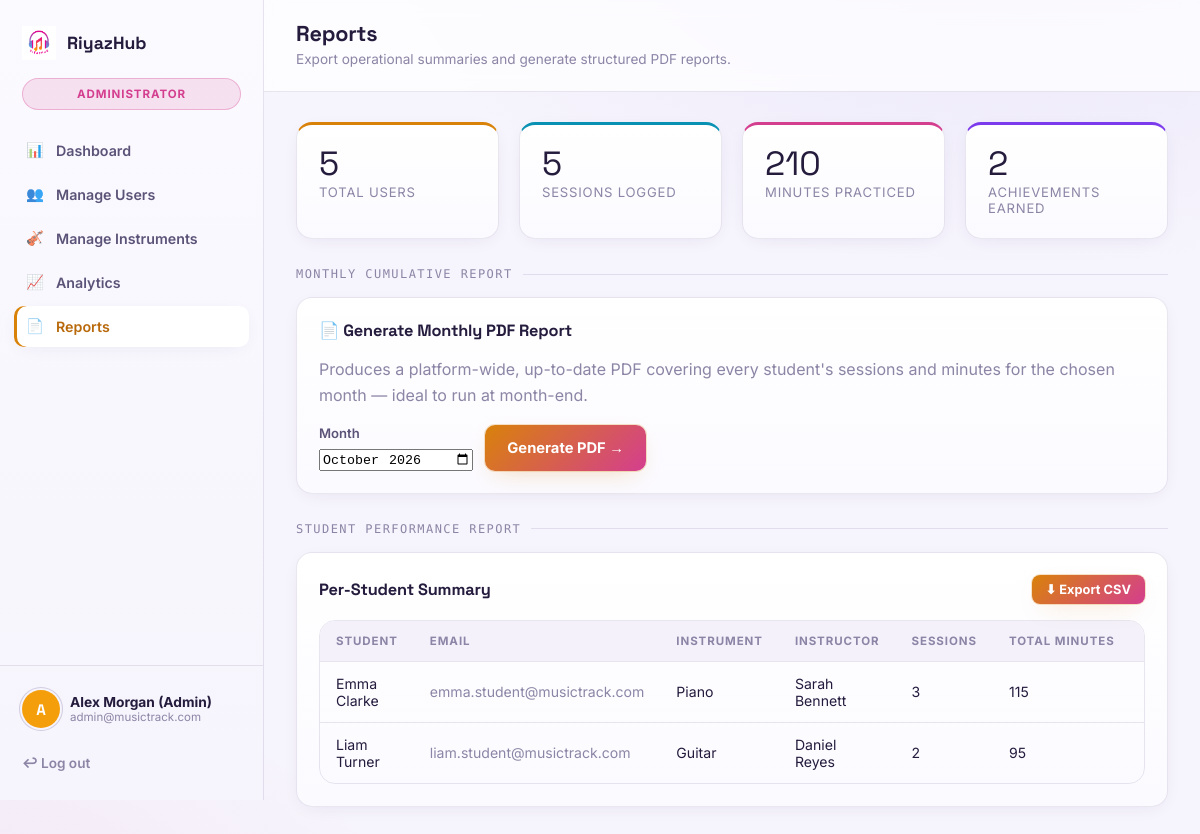
Screenshot of /admin/reports.php (signed in) with the database file from the repository.
### tables this page shows
CREATE TABLE users (
  id INT AUTO_INCREMENT PRIMARY KEY,
  full_name VARCHAR(120) NOT NULL,
  email VARCHAR(150) NOT NULL UNIQUE,
  password VARCHAR(255) NOT NULL,
  role ENUM('admin','instructor','student') NOT NULL DEFAULT 'student',
  instrument_id INT DEFAULT NULL,
  instructor_id INT DEFAULT NULL,           
  status ENUM('active','inactive') NOT NULL DEFAULT 'active',
  avatar_color VARCHAR(20) DEFAULT '#7c3aed',
  created_at TIMESTAMP DEFAULT CURRENT_TIMESTAMP,
  CONSTRAINT fk_users_instrument FOREIGN KEY (instrument_id) REFERENCES instruments(id) ON DELETE SET NULL,
  CONSTRAINT fk_users_instructor FOREIGN KEY (instructor_id) REFERENCES users(id) ON DELETE SET NULL
);

CREATE TABLE instruments (
  id INT AUTO_INCREMENT PRIMARY KEY,
  name VARCHAR(100) NOT NULL,
  description VARCHAR(255) DEFAULT NULL,
  icon VARCHAR(10) DEFAULT '🎵',
  created_at TIMESTAMP DEFAULT CURRENT_TIMESTAMP
);

### includes/auth.php (called while the page is built, shortened)
<?php
function isLoggedIn() {
    return isset($_SESSION['user_id']);
}
function currentUser() {
    return [
        'id'          => $_SESSION['user_id'],
        'full_name'   => $_SESSION['full_name'],
        'email'       => $_SESSION['email'],
        'role'        => $_SESSION['role'],
        'avatar_color'=> $_SESSION['avatar_color'] ?? '#7c3aed',
    ];
}
function basePath() {
    return '..';
}
function h($str) {
    return htmlspecialchars((string) $str, ENT_QUOTES, 'UTF-8');
}

### admin/reports.php (the view, shortened to what this page needs)
<?php
require_once __DIR__ . '/../includes/auth.php';
$db = getDB();
$summary = [
    'users'        => (int) $db->query('SELECT COUNT(*) c FROM users')->fetch()['c'],
    'students'     => (int) $db->query("SELECT COUNT(*) c FROM users WHERE role='student'")->fetch()['c'],
    'instructors'  => (int) $db->query("SELECT COUNT(*) c FROM users WHERE role='instructor'")->fetch()['c'],
    'sessions'     => (int) $db->query('SELECT COUNT(*) c FROM practice_sessions')->fetch()['c'],
    'minutes'      => (int) $db->query('SELECT COALESCE(SUM(duration_minutes),0) m FROM practice_sessions')->fetch()['m'],
    'goals_done'   => (int) $db->query("SELECT COUNT(*) c FROM goals WHERE status='completed'")->fetch()['c'],
    'achievements' => (int) $db->query('SELECT COUNT(*) c FROM achievements')->fetch()['c'],
    'assignments'  => (int) $db->query('SELECT COUNT(*) c FROM assignments')->fetch()['c'],
];
$studentReport = $db->query('SELECT u.id, u.full_name, u.email, i.name AS instrument, ins.full_name AS instructor,
                              COUNT(ps.id) sessions, COALESCE(SUM(ps.duration_minutes),0) minutes,
                              (SELECT current_streak FROM streaks WHERE student_id = u.id) AS streak
                              FROM users u
                              LEFT JOIN instruments i ON i.id = u.instrument_id
                              LEFT JOIN users ins ON ins.id = u.instructor_id
                              LEFT JOIN practice_sessions ps ON ps.student_id = u.id
                              WHERE u.role = "student"
                              GROUP BY u.id ORDER BY minutes DESC')->fetchAll();
$pageTitle = 'Reports';
$pageSubtitle = 'Export operational summaries and generate structured PDF reports.';
$activeNav = 'reports';
require __DIR__ . '/../includes/sidebar.php';
?>
<div class="grid grid-4">
  <div class="card stat-card"><div class="stat-value"><?= $summary['users'] ?></div><div class="stat-label">Total Users</div></div>
  <div class="card stat-card accent-cyan"><div class="stat-value"><?= $summary['sessions'] ?></div><div class="stat-label">Sessions Logged</div></div>
  <div class="card stat-card accent-magenta"><div class="stat-value"><?= $summary['minutes'] ?></div><div class="stat-label">Minutes Practiced</div></div>
  <div class="card stat-card accent-violet"><div class="stat-value"><?= $summary['achievements'] ?></div><div class="stat-label">Achievements Earned</div></div>
</div>
<div class="eq-divider">Monthly Cumulative Report</div>
<div class="card">
  <div class="card-header"><h3>📄 Generate Monthly PDF Report</h3></div>
  <p class="text-faint" style="margin-bottom:16px;">Produces a platform-wide, up-to-date PDF covering every student's sessions and minutes for the chosen month — ideal to run at month-end.</p>
  <form action="generate_monthly_report.php" method="GET" target="_blank" class="flex gap-12 items-end" style="flex-wrap:wrap;">
    <div class="field mb-0">
      <label for="month">Month</label>
      <input type="month" id="month" name="month" value="<?= date('Y-m') ?>" required>
    </div>
    <button type="submit" class="btn btn-primary">Generate PDF →</button>
  </form>
</div>
<div class="eq-divider">Student Performance Report</div>
<div class="card">
  <div class="card-header">
    <h3>Per-Student Summary</h3>
    <a class="btn btn-primary btn-sm" href="reports_export.php">⬇ Export CSV</a>
  </div>
  <div class="table-wrap">
    <table>
      <thead><tr><th>Student</th><th>Email</th><th>Instrument</th><th>Instructor</th><th>Sessions</th><th>Total Minutes</th><th>Streak</th><th></th></tr></thead>
      <tbody>
        <?php foreach ($studentReport as $r): ?>
          <tr>
            <td><?= h($r['full_name']) ?></td>
            <td class="text-faint"><?= h($r['email']) ?></td>
            <td><?= h($r['instrument'] ?? '—') ?></td>
            <td><?= h($r['instructor'] ?? '—') ?></td>
            <td><?= (int)$r['sessions'] ?></td>
            <td><?= (int)$r['minutes'] ?></td>
            <td>🔥 <?= (int)($r['streak'] ?? 0) ?></td>
          </tr>
        <?php endforeach; ?>
      </tbody>
    </table>
  </div>
</div>
<?php require __DIR__ . '/../includes/footer.php'; ?>

### includes/sidebar.php (shortened to what this page needs)
<?php
$user = currentUser();
$role = $user['role'];
$navItems = [
    'admin' => [
        ['key' => 'dashboard',   'label' => 'Dashboard',        'href' => 'dashboard.php',           'ico' => '📊'],
        ['key' => 'users',       'label' => 'Manage Users',     'href' => 'manage_users.php',        'ico' => '👥'],
        ['key' => 'instruments', 'label' => 'Manage Instruments','href' => 'manage_instruments.php',  'ico' => '🎻'],
        ['key' => 'analytics',   'label' => 'Analytics',        'href' => 'analytics.php',           'ico' => '📈'],
        ['key' => 'reports',     'label' => 'Reports',          'href' => 'reports.php',             'ico' => '📄'],
    ],
    'instructor' => [
        ['key' => 'dashboard',   'label' => 'Dashboard',        'href' => 'dashboard.php',    'ico' => '📊'],
        ['key' => 'students',    'label' => 'My Students',      'href' => 'students.php',     'ico' => '🎓'],
        ['key' => 'logs',        'label' => 'Practice Logs',    'href' => 'logs.php',         'ico' => '🎼'],
        ['key' => 'leaderboard', 'label' => 'Leaderboard',      'href' => 'leaderboard.php',  'ico' => '🏆'],
        ['key' => 'assignments', 'label' => 'Assignments',      'href' => 'assignments.php',  'ico' => '📝'],
        ['key' => 'feedback',    'label' => 'Feedback Sent',    'href' => 'feedback.php',     'ico' => '💬'],
    ],
    'student' => [
        ['key' => 'dashboard',    'label' => 'Dashboard',        'href' => 'dashboard.php',     'ico' => '📊'],
        ['key' => 'sessions',     'label' => 'Practice Sessions','href' => 'sessions.php',      'ico' => '🎹'],
        ['key' => 'goals',        'label' => 'Goals & Streaks',  'href' => 'goals.php',         'ico' => '🎯'],
        ['key' => 'achievements', 'label' => 'Achievements',     'href' => 'achievements.php',  'ico' => '🏆'],
        ['key' => 'feedback',     'label' => 'Feedback & Tasks', 'href' => 'feedback.php',      'ico' => '💬'],
    ],
];
$roleLabels = ['admin' => 'Administrator', 'instructor' => 'Instructor', 'student' => 'Student'];
?>
<!DOCTYPE html>
<html lang="en">
<head>
    <link rel="stylesheet"
          href="<?= basePath() ?>/assets/css/style.css">
</head>
<body>
<div class="app-shell">
  <aside class="sidebar" id="sidebar">
    <div class="brand">
      <img src="../assets/images/RiyazHubLogo.png" alt="RiyazHub Logo" class="logo-mark">
      <span>RiyazHub</span>
    </div>
    <div class="role-badge role-<?= h($role) ?>"><?= h($roleLabels[$role]) ?></div>
    <nav class="nav-group">
      <?php foreach ($navItems[$role] as $item): ?>
        <a class="nav-link <?= ($activeNav ?? '') === $item['key'] ? 'active' : '' ?>" href="<?= h($item['href']) ?>">
          <span class="nav-ico"><?= $item['ico'] ?></span> <?= h($item['label']) ?>
        </a>
      <?php endforeach; ?>
    </nav>
    <div class="sidebar-footer">
      <div class="user-chip">
        <div class="avatar" style="background: <?= h($user['avatar_color']) ?>"><?= h(strtoupper(substr($user['full_name'],0,1))) ?></div>
        <div>
          <div class="name"><?= h($user['full_name']) ?></div>
          <div class="role"><?= h($user['email']) ?></div>
        </div>
      </div>
      <a class="logout-link" href="<?= basePath() ?>/auth/logout.php">↩ Log out</a>
    </div>
  </aside>
  <div class="main-col">
    <header class="topbar">
      <div class="flex items-center gap-12">
        <div>
          <h1><?= h($pageTitle ?? '') ?></h1>
          <?php if (!empty($pageSubtitle)): ?><p class="subtitle"><?= h($pageSubtitle) ?></p><?php endif; ?>
        </div>
      </div>
      <div class="eq-bars"><span></span><span></span><span></span><span></span><span></span></div>
    </header>
    <main class="content">

### includes/footer.php (shortened to what this page needs)
    </main>
  </div>
</div>
</body>
</html>

### rows the page displays
users: id "5", full_name "Liam Turner", email "liam.student@musictrack.com", instrument.name "Guitar", instructor.full_name "Daniel Reyes", sessions "2", minutes "95"
users: full_name "Emma Clarke", email "emma.student@musictrack.com", instrument.name "Piano", instructor.full_name "Sarah Bennett", sessions "3", minutes "115"

### other values shown
$roleLabels[$role] "ADMINISTRATOR"
$item['ico'] "📊"
$item['label'] "Dashboard"
$item['ico'] "👥"
$item['label'] "Manage Users"
$item['ico'] "🎻"
$item['label'] "Manage Instruments"
$item['ico'] "📈"
$item['label'] "Analytics"
$item['ico'] "📄"
$item['label'] "Reports"
substr($user['full_name'],0,1) "A"
$user['full_name'] "Alex Morgan (Admin)"
$user['email'] "admin@musictrack.com"
$pageTitle "Reports"
